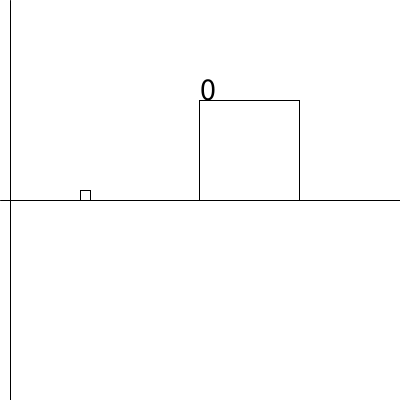
Frame 1 (no input)
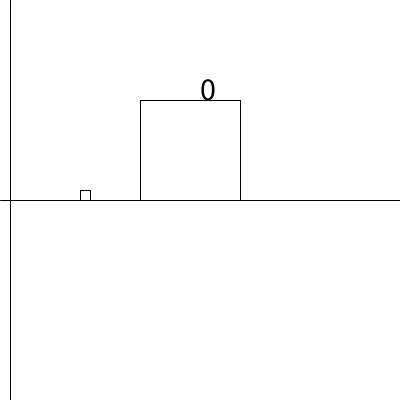
Frame 60 (the mouse pressed at the canvas centre just before this capture)
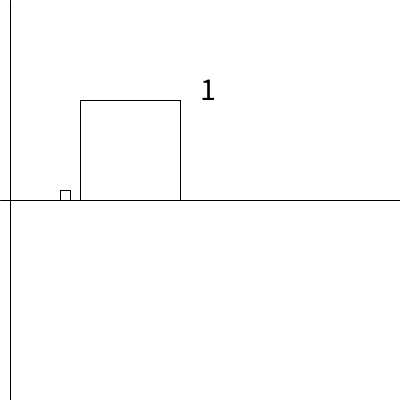
Frame 120 (the mouse held since frame 60 and released just before this capture)

The Processing sketch that drew these frames (run headless with seeded random() and noise(); from frame 60 on, the mouse is pressed at the canvas centre):

// Processing sketch: pi_collisions
// ── pi_collisions.pde
Object c1;
Object c2;

float y = 200;
float wallX = 10;
int digits = 4;
int numberOfRepetitionsPerSecond = 100;
float initVelocity = -1;

int countOfCollisions = 0;

void setup() {
  size(400, 400);
  c1 = new Object(width/5, height - y - 10, 1, 10);
  c2 = new Object(width/2, height - y - 100, pow(100, digits), 100);
  c2.v = initVelocity/numberOfRepetitionsPerSecond;
}

void draw() {
  background(255);
  fill(255);
  for (int i = 0; i < numberOfRepetitionsPerSecond; i++) {
    c1.update();
    c2.update();
    if (c1.collide(c2) || c1.collideWithWall(wallX)) {
      countOfCollisions++;
    }
  }
  c1.draw();
  c2.draw();
  line(0, height - y, width, height - y);
  line(wallX, 0, wallX, height);
  fill(0);
  textSize(32);
  text(countOfCollisions, width/2, height/4);
  if(c1.v >= 0 && c1.v < c2.v){
    text("The end", width/2, 3*height/4);
  }
}

// ── cube.pde
class Object {
  float v;
  float m;
  float w;
  float x, y;

  Object(float x_, float y_, float m_, float w_) {
    x = x_;
    y = y_;
    m = m_;
    w = w_;
  }

  void update() {
    x += v;
  }

  boolean collideWithWall(float xWall) {
    if (this.x <= xWall) {
      this.v *= -1;
      return true;
    }
    return false;
  }

  boolean collide(Object other) {
    if (this.x + this.w >= other.x && other.x + other.w >= this.x) {
      float mSum = this.m + other.m;
      float m1MinusM2 = this.m - other.m;
      float thisV = this.v;
      this.v = (this.v * m1MinusM2/mSum) +  (2*other.m * other.v/mSum); 
      other.v = (2*this.m * thisV/mSum) + (-m1MinusM2 * other.v/mSum);
      return true;
    }
    return false;
  }

  void draw() {
    pushStyle();
    rect(x, y, w, w);
    popStyle();
  }
}
